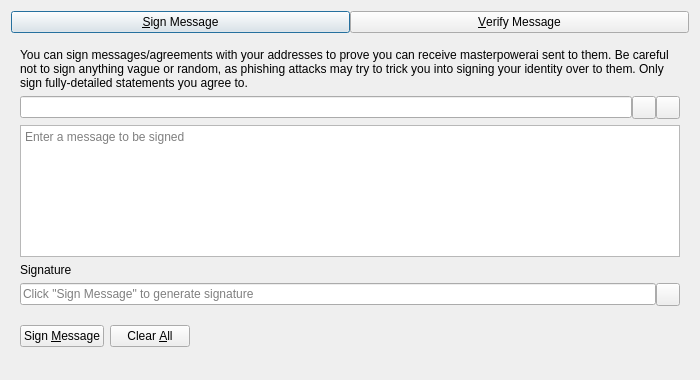
<?xml version="1.0" encoding="UTF-8"?>
<ui version="4.0">
 <class>SignVerifyMessageDialog</class>
 <widget class="QDialog" name="SignVerifyMessageDialog">
  <property name="geometry">
   <rect>
    <x>0</x>
    <y>0</y>
    <width>700</width>
    <height>380</height>
   </rect>
  </property>
  <property name="windowTitle">
   <string>Signatures - Sign / Verify a Message</string>
  </property>
  <property name="modal">
   <bool>true</bool>
  </property>
  <layout class="QVBoxLayout" name="verticalLayout">
   <item>
    <layout class="QHBoxLayout" name="horizontalLayout_Buttons_2">
     <property name="spacing">
      <number>0</number>
     </property>
     <property name="topMargin">
      <number>0</number>
     </property>
     <item>
      <widget class="QPushButton" name="btnSignMessage">
       <property name="text">
        <string>&amp;Sign Message</string>
       </property>
       <property name="checkable">
        <bool>true</bool>
       </property>
      </widget>
     </item>
     <item>
      <widget class="QPushButton" name="btnVerifyMessage">
       <property name="text">
        <string>&amp;Verify Message</string>
       </property>
       <property name="checkable">
        <bool>true</bool>
       </property>
      </widget>
     </item>
    </layout>
   </item>
   <item>
    <widget class="QStackedWidget" name="stackedWidgetSig">
     <property name="minimumSize">
      <size>
       <width>0</width>
       <height>0</height>
      </size>
     </property>
     <property name="currentIndex">
      <number>0</number>
     </property>
     <widget class="QWidget" name="pageSignMessage">
      <layout class="QVBoxLayout" name="verticalLayout_SM">
       <item>
        <widget class="QLabel" name="infoLabel_SM">
         <property name="text">
          <string>You can sign messages/agreements with your addresses to prove you can receive masterpowerai sent to them. Be careful not to sign anything vague or random, as phishing attacks may try to trick you into signing your identity over to them. Only sign fully-detailed statements you agree to.</string>
         </property>
         <property name="textFormat">
          <enum>Qt::PlainText</enum>
         </property>
         <property name="wordWrap">
          <bool>true</bool>
         </property>
        </widget>
       </item>
       <item>
        <layout class="QHBoxLayout" name="horizontalLayout_1_SM">
         <property name="spacing">
          <number>0</number>
         </property>
         <item>
          <widget class="QValidatedLineEdit" name="addressIn_SM">
           <property name="toolTip">
            <string>The masterpowerai address to sign the message with</string>
           </property>
          </widget>
         </item>
         <item>
          <widget class="QToolButton" name="addressBookButton_SM">
           <property name="toolTip">
            <string>Choose previously used address</string>
           </property>
           <property name="text">
            <string/>
           </property>
           <property name="shortcut">
            <string>Alt+A</string>
           </property>
          </widget>
         </item>
         <item>
          <widget class="QToolButton" name="pasteButton_SM">
           <property name="toolTip">
            <string>Paste address from clipboard</string>
           </property>
           <property name="text">
            <string/>
           </property>
           <property name="shortcut">
            <string>Alt+P</string>
           </property>
          </widget>
         </item>
        </layout>
       </item>
       <item>
        <widget class="QPlainTextEdit" name="messageIn_SM">
         <property name="toolTip">
          <string>Enter the message you want to sign here</string>
         </property>
         <property name="placeholderText">
          <string>Enter a message to be signed</string>
         </property>
        </widget>
       </item>
       <item>
        <widget class="QLabel" name="signatureLabel_SM">
         <property name="text">
          <string>Signature</string>
         </property>
         <property name="textFormat">
          <enum>Qt::PlainText</enum>
         </property>
        </widget>
       </item>
       <item>
        <layout class="QHBoxLayout" name="horizontalLayout_2_SM">
         <property name="spacing">
          <number>0</number>
         </property>
         <item>
          <widget class="QLineEdit" name="signatureOut_SM">
           <property name="placeholderText">
            <string>Click "Sign Message" to generate signature</string>
           </property>
           <property name="readOnly">
            <bool>true</bool>
           </property>
          </widget>
         </item>
         <item>
          <widget class="QToolButton" name="copySignatureButton_SM">
           <property name="toolTip">
            <string>Copy the current signature to the system clipboard</string>
           </property>
           <property name="text">
            <string/>
           </property>
          </widget>
         </item>
        </layout>
       </item>
       <item>
        <layout class="QHBoxLayout" name="horizontalLayout_3_SM">
         <item>
          <widget class="QPushButton" name="signMessageButton_SM">
           <property name="toolTip">
            <string>Sign the message to prove you own this masterpowerai address</string>
           </property>
           <property name="text">
            <string>Sign &amp;Message</string>
           </property>
           <property name="autoDefault">
            <bool>false</bool>
           </property>
          </widget>
         </item>
         <item>
          <widget class="QPushButton" name="clearButton_SM">
           <property name="toolTip">
            <string>Reset all sign message fields</string>
           </property>
           <property name="text">
            <string>Clear &amp;All</string>
           </property>
           <property name="autoDefault">
            <bool>false</bool>
           </property>
          </widget>
         </item>
         <item>
          <spacer name="horizontalSpacer_1_SM">
           <property name="orientation">
            <enum>Qt::Horizontal</enum>
           </property>
           <property name="sizeHint" stdset="0">
            <size>
             <width>40</width>
             <height>48</height>
            </size>
           </property>
          </spacer>
         </item>
         <item>
          <widget class="QLabel" name="statusLabel_SM">
           <property name="text">
            <string/>
           </property>
           <property name="wordWrap">
            <bool>true</bool>
           </property>
          </widget>
         </item>
         <item>
          <spacer name="horizontalSpacer_2_SM">
           <property name="orientation">
            <enum>Qt::Horizontal</enum>
           </property>
           <property name="sizeHint" stdset="0">
            <size>
             <width>40</width>
             <height>48</height>
            </size>
           </property>
          </spacer>
         </item>
        </layout>
       </item>
      </layout>
     </widget>
     <widget class="QWidget" name="pageVerifyMessage">
      <layout class="QVBoxLayout" name="verticalLayout_VM">
       <item>
        <widget class="QLabel" name="infoLabel_VM">
         <property name="text">
          <string>Enter the receiver's address, message (ensure you copy line breaks, spaces, tabs, etc. exactly) and signature below to verify the message. Be careful not to read more into the signature than what is in the signed message itself, to avoid being tricked by a man-in-the-middle attack. Note that this only proves the signing party receives with the address, it cannot prove sendership of any transaction!</string>
         </property>
         <property name="textFormat">
          <enum>Qt::PlainText</enum>
         </property>
         <property name="alignment">
          <set>Qt::AlignLeading|Qt::AlignLeft|Qt::AlignTop</set>
         </property>
         <property name="wordWrap">
          <bool>true</bool>
         </property>
        </widget>
       </item>
       <item>
        <layout class="QHBoxLayout" name="horizontalLayout_1_VM">
         <property name="spacing">
          <number>0</number>
         </property>
         <item>
          <widget class="QValidatedLineEdit" name="addressIn_VM">
           <property name="toolTip">
            <string>The masterpowerai address the message was signed with</string>
           </property>
          </widget>
         </item>
         <item>
          <widget class="QToolButton" name="addressBookButton_VM">
           <property name="toolTip">
            <string>Choose previously used address</string>
           </property>
           <property name="text">
            <string/>
           </property>
           <property name="shortcut">
            <string>Alt+A</string>
           </property>
          </widget>
         </item>
        </layout>
       </item>
       <item>
        <widget class="QPlainTextEdit" name="messageIn_VM">
          <property name="toolTip">
            <string>The signed message to verify</string>
          </property>
          <property name="placeholderText">
            <string>Enter a message to be verified</string>
          </property>
        </widget>
       </item>
       <item>
        <widget class="QValidatedLineEdit" name="signatureIn_VM">
          <property name="toolTip">
            <string>The signature given when the message was signed</string>
          </property>
          <property name="placeholderText">
            <string>Enter a signature for the message to be verified</string>
          </property>
        </widget>
       </item>
       <item>
        <layout class="QHBoxLayout" name="horizontalLayout_2_VM">
         <item>
          <widget class="QPushButton" name="verifyMessageButton_VM">
           <property name="toolTip">
            <string>Verify the message to ensure it was signed with the specified masterpowerai address</string>
           </property>
           <property name="text">
            <string>Verify &amp;Message</string>
           </property>
           <property name="autoDefault">
            <bool>false</bool>
           </property>
          </widget>
         </item>
         <item>
          <widget class="QPushButton" name="clearButton_VM">
           <property name="toolTip">
            <string>Reset all verify message fields</string>
           </property>
           <property name="text">
            <string>Clear &amp;All</string>
           </property>
           <property name="autoDefault">
            <bool>false</bool>
           </property>
          </widget>
         </item>
         <item>
          <spacer name="horizontalSpacer_1_VM">
           <property name="orientation">
            <enum>Qt::Horizontal</enum>
           </property>
           <property name="sizeHint" stdset="0">
            <size>
             <width>40</width>
             <height>48</height>
            </size>
           </property>
          </spacer>
         </item>
         <item>
          <widget class="QLabel" name="statusLabel_VM">
           <property name="text">
            <string/>
           </property>
           <property name="wordWrap">
            <bool>true</bool>
           </property>
          </widget>
         </item>
         <item>
          <spacer name="horizontalSpacer_2_VM">
           <property name="orientation">
            <enum>Qt::Horizontal</enum>
           </property>
           <property name="sizeHint" stdset="0">
            <size>
             <width>40</width>
             <height>48</height>
            </size>
           </property>
          </spacer>
         </item>
        </layout>
       </item>
      </layout>
     </widget>
    </widget>
   </item>
  </layout>
 </widget>
 <customwidgets>
  <customwidget>
   <class>QValidatedLineEdit</class>
   <extends>QLineEdit</extends>
   <header>qt/qvalidatedlineedit.h</header>
  </customwidget>
 </customwidgets>
 <resources>
  <include location="../masterpowerai.qrc"/>
 </resources>
 <connections/>
</ui>
